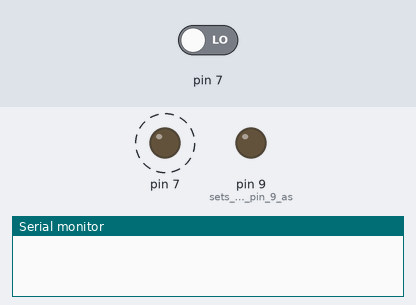
The sketch below on a simulated Arduino Uno, built with avr-gcc and run on an emulated ATmega328P. Parts: output pins drawn as LEDs (lit = HIGH), the last lines printed to the serial monitor. Dashed ring = blinking. Inputs (shaded band) come from the test bench; at power-on: pin 7 LOW.

Above: at 0.1 s.
At 39.8 s:
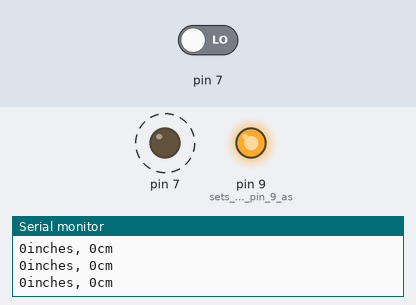
Timing chart, 0 to 40.0 s (numbered marks = the images above):
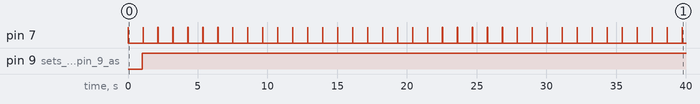

The sketch:

ultrasonic_sensor_with_speaker_and_led1.ino
```cpp
int inch = 0;
int cm = 0;

long readDistance(int signal) //UltraSonicDistance
{
  	pinMode(signal, OUTPUT);  // Clear the signal pin
  	digitalWrite(signal, LOW);
  	delay(3);
 	digitalWrite(signal, HIGH);
  	delay(10);   // Set signal pin to HIGH for 10 microsecond
  	digitalWrite(signal, LOW);
  	pinMode(signal, INPUT); //Read the signal pin
  	return pulseIn(signal, HIGH); //Return the sound travel time in mu
}
void setup()
{
  	pinMode(9, OUTPUT); // sets the digital pin 9 as output
  	pinMode(9, OUTPUT);
  	Serial.begin(9600); //This starts the serial communication
}
void loop()
{
 	cm = 0.01723 * readDistance(7); //ping time in cm
  	inch = (cm / 2.54); // 1 inch = 2.54cm
  	Serial.print(inch);
  	Serial.print("inches, ");
  	Serial.print(cm);
  	Serial.println("cm");
  	if( inch <80)  //It will buzz the sound and lights the LED if the object is is within 80 inches.
  	{
    	digitalWrite(9, HIGH); // sets the digital pin 9 on
  		digitalWrite(9, HIGH);
 	}
  	else
  	{
    	digitalWrite(9, LOW); // sets the digital pin 9 off
  		digitalWrite(9, LOW);
  	}
  delay(60); // Wait for 60 microsecond
}
```

Measured:
- by itself, pin 7: alternates HIGH for 0.01 s and LOW for 1.1 s
- by itself, pin 9 (sets_the_digital_pin_9_as): LOW → HIGH at 1.0 s
